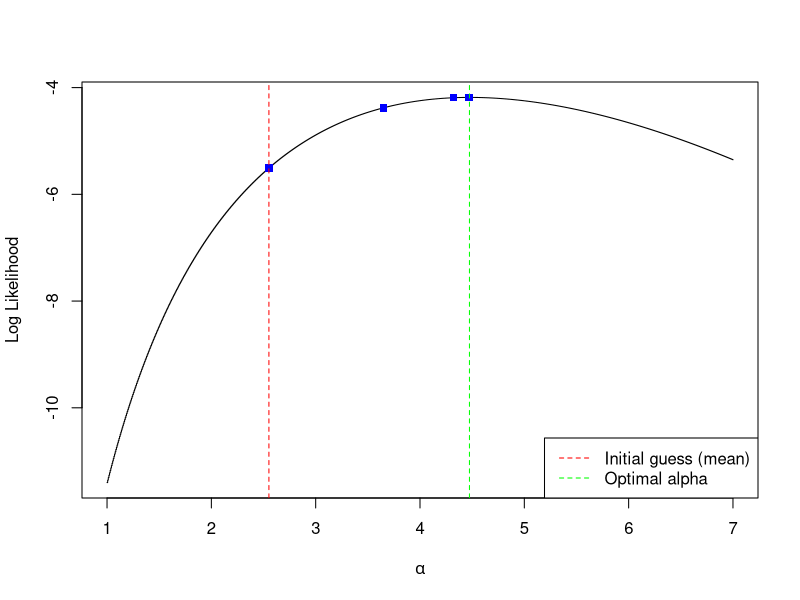

Write R code to recreate this figure.
## ---- chunk 1
knitr::opts_chunk$set(echo = TRUE)
## ---- chunk 2
    f.prime <- function(data, x.m, alpha) {
      length(data) / alpha + length(data) * log(x.m) - sum(log(data))
    }
    
    f.double.prime <- function(data, x.m, alpha) {
      -length(data) / (alpha ^ 2)
    }
## ---- chunk 3
    newton.raph <- function(data, x.m, tol=1e-5) {
      guess <- mean(data)
      guesses <- c(guess)
      first.d <- f.prime(data,  x.m, guess)
      while(abs(first.d) > tol) {
        first.d <- f.prime(data, x.m, guess)
        second.d <- f.double.prime(data, x.m, guess)
        guess <- guess - first.d / second.d
        guesses <- append(guesses, guess)  # Append the guess
      }
      return(guesses)
    }
## ---- chunk 4
    X <- c(2.111398, 2.354323, 2.339421, 2.160081, 3.362930, 2.182222, 2.096592,
           2.699267, 3.789588, 2.421125)
    alpha.guesses <- newton.raph(X, x.m=2)
    sprintf("Optimal alpha: %f", tail(alpha.guesses, 1))
## ---- chunk 5
    pareto.ll <- function(data, alpha, x.m) {
      logsum <- sum(log(data))
      n <- length(data)
      return(n * log(alpha) + n * alpha * log(x.m) - (alpha + 1) * logsum)
    }
    alphas <- seq(1, 7, length.out=1000)
    plot(alphas, pareto.ll(X, alphas, x.m=2), type="s",
         xlab=expression(alpha), ylab="Log Likelihood")
    lines(alpha.guesses, pareto.ll(X, alpha.guesses, x.m=2), type="p",
          col="blue", pch=15,cex=1)
    abline(v=mean(X), col="red", lty=2)
    abline(v=tail(alpha.guesses, 1), col="green", lty=2)
    legend("bottomright", lty=2, col=c("red", "green"),
           legend=c("Initial guess (mean)", "Optimal alpha"))
